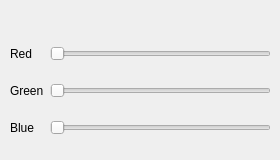
       <widget class="QWidget" name="tabKa" >
        <attribute name="title" >
         <string>Ambient</string>
        </attribute>
        <widget class="QWidget" name="layoutWidget_3" >
         <property name="geometry" >
          <rect>
           <x>10</x>
           <y>30</y>
           <width>261</width>
           <height>121</height>
          </rect>
         </property>
         <layout class="QGridLayout" name="gridLayout_3" >
          <item row="0" column="0" >
           <widget class="QLabel" name="label_7" >
            <property name="text" >
             <string>Red</string>
            </property>
           </widget>
          </item>
          <item row="0" column="1" >
           <widget class="QSlider" name="horizontalSliderRA" >
            <property name="maximum" >
             <number>255</number>
            </property>
            <property name="orientation" >
             <enum>Qt::Horizontal</enum>
            </property>
           </widget>
          </item>
          <item row="1" column="0" >
           <widget class="QLabel" name="label_8" >
            <property name="text" >
             <string>Green</string>
            </property>
           </widget>
          </item>
          <item row="1" column="1" >
           <widget class="QSlider" name="horizontalSliderGA" >
            <property name="maximum" >
             <number>255</number>
            </property>
            <property name="orientation" >
             <enum>Qt::Horizontal</enum>
            </property>
           </widget>
          </item>
          <item row="2" column="0" >
           <widget class="QLabel" name="label_9" >
            <property name="text" >
             <string>Blue</string>
            </property>
           </widget>
          </item>
          <item row="2" column="1" >
           <widget class="QSlider" name="horizontalSliderBA" >
            <property name="maximum" >
             <number>255</number>
            </property>
            <property name="orientation" >
             <enum>Qt::Horizontal</enum>
            </property>
           </widget>
          </item>
         </layout>
        </widget>
       </widget>
